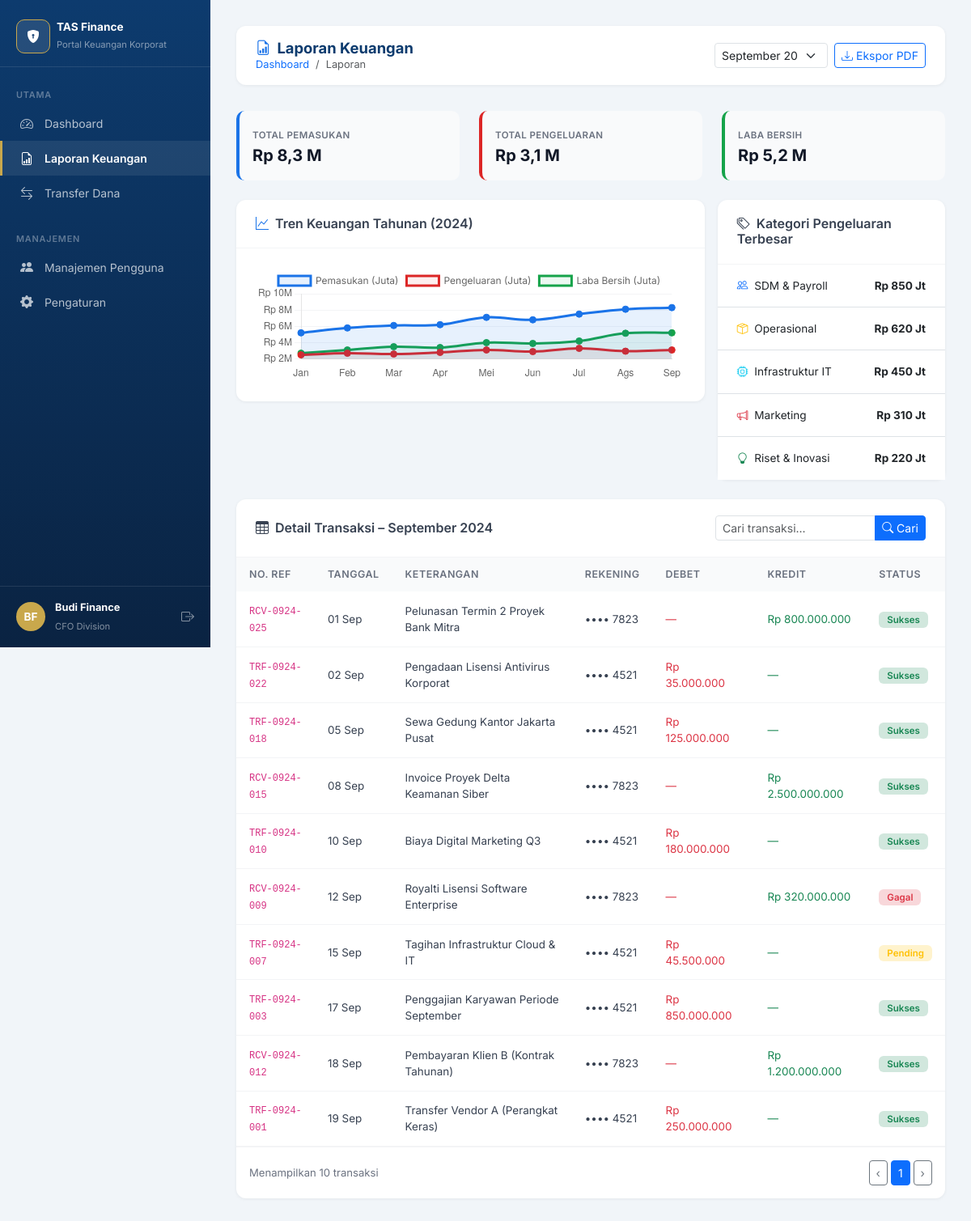
The app's page /dashboard/laporan (signed in) with its own data.
### tables this page shows
CREATE TABLE transactions (
        id INTEGER PRIMARY KEY AUTOINCREMENT,
        ref_number TEXT NOT NULL,
        tx_date TEXT NOT NULL,
        description TEXT NOT NULL,
        account TEXT NOT NULL,
        debit TEXT NOT NULL,
        credit TEXT NOT NULL,
        status TEXT NOT NULL
    );

### app.py (the view)
@app.route("/dashboard/laporan")
def dashboard_laporan():
    if not is_authenticated():
        return redirect(url_for("login"))
    q = request.args.get("q", "").strip()
    conn = get_db_connection()
    cursor = conn.cursor()
    if q:
        sql = f"SELECT * FROM transactions WHERE description LIKE '%{q}%' OR ref_number LIKE '%{q}%' OR account LIKE '%{q}%'"
        try:
            cursor.execute(sql)
            transactions = cursor.fetchall()
        except Exception:
            transactions = []
    else:
        cursor.execute("SELECT * FROM transactions ORDER BY id DESC")
        transactions = cursor.fetchall()
    conn.close()
    return render_template("dashboard_laporan.html", transactions=transactions, query=q)

### app.py (called while the page is built)
@app.after_request
def access_logger(response):
    now = datetime.now().strftime("%Y-%m-%d %H:%M:%S")
    ip = request.remote_addr or "unknown"
    method = request.method
    path = request.path
    status = response.status_code
    ua = request.headers.get("User-Agent", "unknown")
    if path == "/api/login" and method == "POST":
        cookie_info = "User: Budi_Finance | Set-Cookie: session_token=xYz890AbC;"
    else:
        session_token = request.cookies.get("session_token", "")
        cookie_info = f"Cookie: session_token={session_token}; User-Agent: {ua}"
    log_line = (
        f"[{now}] IP: {ip} | {method} {path} | Status: {status} | {cookie_info}\n"
    )
    try:
        with open(LOG_FILE, "a", encoding="utf-8") as f:
            f.write(log_line)
    except Exception:
        pass
    print(log_line, end="")
    return response

def is_authenticated():
    return request.cookies.get("session_token") == SESSION_TOKEN_VALUE

### database.py (called while the page is built)
def get_db_connection():
    conn = sqlite3.connect(DB_FILE)
    conn.row_factory = sqlite3.Row
    return conn

### templates/dashboard_laporan.html (shortened to what this page needs)
<!DOCTYPE html>
<html lang="id">
<head>
  <link href="https://cdn.jsdelivr.net/npm/bootstrap@5.3.3/dist/css/bootstrap.min.css" rel="stylesheet" />
  <link href="https://cdn.jsdelivr.net/npm/bootstrap-icons@1.11.3/font/bootstrap-icons.min.css" rel="stylesheet" />
</head>
<body>
<nav class="sidebar">
  <div class="sidebar-brand d-flex align-items-center gap-2">
    <div class="brand-icon"><i class="bi bi-shield-lock-fill text-white"></i></div>
    <div><h6>TAS Finance</h6><small>Portal Keuangan Korporat</small></div>
  </div>
  <div class="sidebar-section mt-2"><span>Utama</span></div>
  <div class="nav-item-side"><a href="/dashboard/keuangan"><span class="icon"><i class="bi bi-speedometer2"></i></span> Dashboard</a></div>
  <div class="nav-item-side"><a href="/dashboard/laporan" class="active"><span class="icon"><i class="bi bi-file-earmark-bar-graph"></i></span> Laporan Keuangan</a></div>
  <div class="nav-item-side"><a href="/dashboard/transfer_dana"><span class="icon"><i class="bi bi-arrow-left-right"></i></span> Transfer Dana</a></div>
  <div class="sidebar-section mt-2"><span>Manajemen</span></div>
  <div class="nav-item-side"><a href="#"><span class="icon"><i class="bi bi-people-fill"></i></span> Manajemen Pengguna</a></div>
  <div class="nav-item-side"><a href="#"><span class="icon"><i class="bi bi-gear-fill"></i></span> Pengaturan</a></div>
  <div class="sidebar-footer">
    <div class="user-card">
      <div class="user-avatar">BF</div>
      <div class="user-info"><strong>Budi Finance</strong><small>CFO Division</small></div>
      <a href="/logout" class="ms-auto text-white opacity-50" title="Logout"><i class="bi bi-box-arrow-right"></i></a>
    </div>
  </div>
</nav>
<div class="main-content">
  <div class="topbar">
    <div>
      <h4><i class="bi bi-file-earmark-bar-graph me-2" style="color:var(--accent)"></i>Laporan Keuangan</h4>
      <nav aria-label="breadcrumb">
        <ol class="breadcrumb mb-0" style="font-size:.8rem;">
          <li class="breadcrumb-item"><a href="/dashboard/keuangan" class="text-decoration-none">Dashboard</a></li>
          <li class="breadcrumb-item active">Laporan</li>
        </ol>
      </nav>
    </div>
    <div class="d-flex gap-2">
      <select class="form-select form-select-sm" style="width:140px;">
        <option>September 2024</option>
      </select>
      <button class="btn btn-sm btn-outline-primary"><i class="bi bi-download me-1"></i>Ekspor PDF</button>
    </div>
  </div>
  <div class="summary-row mb-4">
    <div class="summary-item blue">
      <label>Total Pemasukan</label>
      <div class="val">Rp 8,3 M</div>
    </div>
    <div class="summary-item red">
      <label>Total Pengeluaran</label>
      <div class="val">Rp 3,1 M</div>
    </div>
    <div class="summary-item green">
      <label>Laba Bersih</label>
      <div class="val">Rp 5,2 M</div>
    </div>
  </div>
  <div class="row g-3 mb-4">
    <div class="col-lg-8">
      <div class="report-card">
        <div class="rc-header">
          <h6><i class="bi bi-graph-up me-2" style="color:var(--accent)"></i>Tren Keuangan Tahunan (2024)</h6>
        </div>
        <div class="rc-body">
          <canvas id="trendChart" height="80"></canvas>
        </div>
      </div>
    </div>
    <div class="col-lg-4">
      <div class="report-card h-100">
        <div class="rc-header"><h6><i class="bi bi-tags me-2"></i>Kategori Pengeluaran Terbesar</h6></div>
        <div class="rc-body p-0">
          <ul class="list-group list-group-flush">
            <li class="list-group-item d-flex justify-content-between align-items-center px-4 py-3" style="font-size:.85rem;">
              <span><i class="bi bi-people me-2 text-primary"></i>SDM & Payroll</span>
              <strong>Rp 850 Jt</strong>
            </li>
            <li class="list-group-item d-flex justify-content-between align-items-center px-4 py-3" style="font-size:.85rem;">
              <span><i class="bi bi-box-seam me-2 text-warning"></i>Operasional</span>
              <strong>Rp 620 Jt</strong>
            </li>
            <li class="list-group-item d-flex justify-content-between align-items-center px-4 py-3" style="font-size:.85rem;">
              <span><i class="bi bi-cpu me-2 text-info"></i>Infrastruktur IT</span>
              <strong>Rp 450 Jt</strong>
            </li>
            <li class="list-group-item d-flex justify-content-between align-items-center px-4 py-3" style="font-size:.85rem;">
              <span><i class="bi bi-megaphone me-2 text-danger"></i>Marketing</span>
              <strong>Rp 310 Jt</strong>
            </li>
            <li class="list-group-item d-flex justify-content-between align-items-center px-4 py-3" style="font-size:.85rem;">
              <span><i class="bi bi-lightbulb me-2 text-success"></i>Riset & Inovasi</span>
              <strong>Rp 220 Jt</strong>
            </li>
          </ul>
        </div>
      </div>
    </div>
  </div>
  <div class="report-card">
    <div class="rc-header">
      <h6><i class="bi bi-table me-2"></i>Detail Transaksi – September 2024</h6>
      <form method="GET" action="/dashboard/laporan" class="d-flex gap-2">
        <div class="input-group input-group-sm" style="width:260px;">
          <input type="text" name="q" value="{{ query|default('') }}" class="form-control" placeholder="Cari transaksi..." />
          <button class="btn btn-primary" type="submit"><i class="bi bi-search"></i> Cari</button>
        </div>
      </form>
    </div>
    <div class="table-responsive">
      <table class="table mb-0">
        <thead>
          <tr><th>No. Ref</th><th>Tanggal</th><th>Keterangan</th><th>Rekening</th><th>Debet</th><th>Kredit</th><th>Status</th></tr>
        </thead>
        <tbody>
          {% for tx in transactions %}
          <tr>
            <td><code style="font-size:.75rem;">{{ tx.ref_number }}</code></td>
            <td>{{ tx.tx_date }}</td>
            <td>{{ tx.description }}</td>
            <td>{{ tx.account }}</td>
            <td class="text-danger">{{ tx.debit }}</td>
            <td class="text-success">{{ tx.credit }}</td>
            <td>
              {% if tx.status == 'Sukses' %}
              <span class="badge-s bg-success-subtle text-success">Sukses</span>
              {% elif tx.status == 'Pending' %}
              <span class="badge-s bg-warning-subtle text-warning">Pending</span>
              {% else %}
              <span class="badge-s bg-danger-subtle text-danger">Gagal</span>
              {% endif %}
            </td>
          </tr>
          {% else %}
          <tr>
            <td colspan="7" class="text-center py-4 text-muted">
              <i class="bi bi-search me-1"></i> Tidak ditemukan transaksi yang sesuai dengan kriteria.
            </td>
          </tr>
          {% endfor %}
        </tbody>
      </table>
    </div>
    <div class="d-flex justify-content-between align-items-center px-3 py-3" style="font-size:.82rem; color:#6b7280; border-top:1px solid #f3f4f6;">
      <span>Menampilkan {{ transactions|length }} transaksi</span>
      <div class="d-flex gap-1">
        <button class="btn btn-sm btn-outline-secondary px-2 py-1">‹</button>
        <button class="btn btn-sm btn-primary px-2 py-1">1</button>
        <button class="btn btn-sm btn-outline-secondary px-2 py-1">›</button>
      </div>
    </div>
  </div>
</div>
<script>
  const ctx = document.getElementById('trendChart').getContext('2d');
  new Chart(ctx, {
    type: 'line',
    data: {
      labels: ['Jan','Feb','Mar','Apr','Mei','Jun','Jul','Ags','Sep'],
      datasets: [
        {
          label: 'Pemasukan (Juta)',
          data: [5200,5800,6100,6200,7100,6800,7500,8100,8300],
          borderColor:'#1a73e8', backgroundColor:'rgba(26,115,232,.1)',
          fill:true, tension:.4, pointRadius:4, pointBackgroundColor:'#1a73e8'
        },
        {
          label: 'Pengeluaran (Juta)',
          data: [2500,2700,2600,2800,3100,2900,3300,2950,3100],
          borderColor:'#dc2626', backgroundColor:'rgba(220,38,38,.08)',
          fill:true, tension:.4, pointRadius:4, pointBackgroundColor:'#dc2626'
        },
        {
          label: 'Laba Bersih (Juta)',
          data: [2700,3100,3500,3400,4000,3900,4200,5150,5200],
          borderColor:'#16a34a', backgroundColor:'rgba(22,163,74,.08)',
          fill:true, tension:.4, pointRadius:4, pointBackgroundColor:'#16a34a'
        }
      ]
    },
    options: {
      responsive:true,
      plugins:{ legend:{ labels:{ font:{family:'Inter',size:12} } } },
      scales:{
        x:{grid:{display:false}},
        y:{grid:{color:'#f3f4f6'}, ticks:{callback:v=>'Rp '+v/1000+'M'}}
      }
    }
  });
</script>
</body>
</html>

### templates/dashboard_laporan.html (style rules this page uses)
:root { --primary:#0d3b6e; --accent:#1a73e8; --gold:#c9a84c; --sidebar-w:260px; }
* { font-family:'Inter',sans-serif; }
body { background:#f1f5f9; }
.sidebar { position:fixed; top:0; left:0; width:var(--sidebar-w); height:100vh; background:linear-gradient(180deg,#0d3b6e 0%,#0a2342 100%); z-index:1000; overflow-y:auto; display:flex; flex-direction:column; }
.sidebar-brand { padding:1.5rem 1.25rem 1rem; border-bottom:1px solid rgba(255,255,255,.1); }
.sidebar-brand .brand-icon { width:42px; height:42px; background:rgba(255,255,255,.1); border:1.5px solid var(--gold); border-radius:10px; display:inline-flex; align-items:center; justify-content:center; }
.sidebar-brand h6 { color:#fff; font-weight:700; font-size:.85rem; margin-bottom:0; }
.sidebar-brand small { color:rgba(255,255,255,.5); font-size:.7rem; }
.sidebar-section { padding:.75rem 1.25rem .25rem; }
.sidebar-section span { color:rgba(255,255,255,.35); font-size:.68rem; font-weight:600; text-transform:uppercase; letter-spacing:.8px; }
.nav-item-side a { display:flex; align-items:center; gap:.75rem; padding:.6rem 1.25rem; color:rgba(255,255,255,.7); text-decoration:none; font-size:.875rem; border-left:3px solid transparent; transition:all .2s; }
.nav-item-side a:hover, .nav-item-side a.active { background:rgba(255,255,255,.08); color:#fff; border-left-color:var(--gold); }
.nav-item-side a.active { font-weight:600; }
.nav-item-side .icon { width:20px; text-align:center; font-size:1rem; }
.sidebar-footer { margin-top:auto; padding:1rem 1.25rem; border-top:1px solid rgba(255,255,255,.1); }
.user-card { display:flex; align-items:center; gap:.75rem; }
.user-avatar { width:36px; height:36px; background:var(--gold); color:#fff; border-radius:50%; display:flex; align-items:center; justify-content:center; font-weight:700; font-size:.85rem; }
.user-info small { color:rgba(255,255,255,.5); font-size:.7rem; }
.user-info strong { color:#fff; font-size:.8rem; display:block; }
.main-content { margin-left:var(--sidebar-w); padding:2rem; }
.topbar { background:#fff; border-radius:12px; padding:1rem 1.5rem; display:flex; align-items:center; justify-content:space-between; box-shadow:0 1px 4px rgba(0,0,0,.06); margin-bottom:2rem; }
.topbar h4 { color:#0d3b6e; font-weight:700; margin:0; font-size:1.15rem; }
.report-card { background:#fff; border-radius:12px; box-shadow:0 1px 4px rgba(0,0,0,.06); }
.report-card .rc-header { padding:1.25rem 1.5rem; border-bottom:1px solid #f3f4f6; display:flex; justify-content:space-between; align-items:center; }
.report-card .rc-header h6 { margin:0; font-weight:600; color:#374151; }
.rc-body { padding:1.5rem; }
.summary-row { display:flex; gap:1.5rem; flex-wrap:wrap; margin-bottom:1.5rem; }
.summary-item { flex:1; min-width:160px; background:#f9fafb; border-radius:10px; padding:1rem; border-left:4px solid; }
.summary-item.blue { border-color:#1a73e8; }
.summary-item.green { border-color:#16a34a; }
.summary-item.red { border-color:#dc2626; }
.summary-item label { font-size:.72rem; color:#6b7280; text-transform:uppercase; font-weight:600; letter-spacing:.4px; }
.summary-item .val { font-size:1.25rem; font-weight:700; color:#111827; }
.table thead th { background:#f9fafb; color:#6b7280; font-size:.78rem; font-weight:600; text-transform:uppercase; letter-spacing:.5px; border:none; padding:.75rem 1rem; }
.table tbody td { font-size:.84rem; color:#374151; padding:.8rem 1rem; vertical-align:middle; border-color:#f3f4f6; }
.badge-s { border-radius:6px; padding:3px 10px; font-size:.72rem; font-weight:600; }

### records on screen
transactions: ref_number "RCV-0924-025", tx_date "01 Sep", description "Pelunasan Termin 2 Proyek Bank Mitra", account "•••• 7823", debit "—", credit "Rp 800.000.000", status "Sukses"
transactions: ref_number "TRF-0924-022", tx_date "02 Sep", description "Pengadaan Lisensi Antivirus Korporat", account "•••• 4521", debit "Rp 35.000.000", credit "—", status "Sukses"
transactions: ref_number "TRF-0924-018", tx_date "05 Sep", description "Sewa Gedung Kantor Jakarta Pusat", account "•••• 4521", debit "Rp 125.000.000", credit "—", status "Sukses"
transactions: ref_number "RCV-0924-015", tx_date "08 Sep", description "Invoice Proyek Delta Keamanan Siber", account "•••• 7823", debit "—", credit "Rp 2.500.000.000", status "Sukses"
transactions: ref_number "TRF-0924-010", tx_date "10 Sep", description "Biaya Digital Marketing Q3", account "•••• 4521", debit "Rp 180.000.000", credit "—", status "Sukses"
transactions: ref_number "RCV-0924-009", tx_date "12 Sep", description "Royalti Lisensi Software Enterprise", account "•••• 7823", debit "—", credit "Rp 320.000.000", status "Gagal"
transactions: ref_number "TRF-0924-007", tx_date "15 Sep", description "Tagihan Infrastruktur Cloud & IT", account "•••• 4521", debit "Rp 45.500.000", credit "—", status "Pending"
transactions: ref_number "TRF-0924-003", tx_date "17 Sep", description "Penggajian Karyawan Periode September", account "•••• 4521", debit "Rp 850.000.000", credit "—", status "Sukses"
transactions: ref_number "RCV-0924-012", tx_date "18 Sep", description "Pembayaran Klien B (Kontrak Tahunan)", account "•••• 7823", debit "—", credit "Rp 1.200.000.000", status "Sukses"
transactions: ref_number "TRF-0924-001", tx_date "19 Sep", description "Transfer Vendor A (Perangkat Keras)", account "•••• 4521", debit "Rp 250.000.000", credit "—", status "Sukses"

### other values on screen
{{ transactions|length }} "10"
